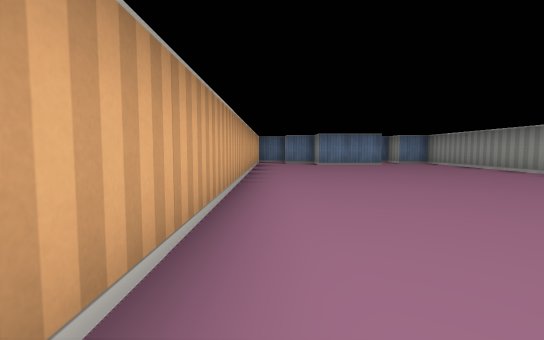
view 1 (above)

12 first-person views from a walk through a cub3D maze. The camera is about half as high as the walls, tilts 4° down and sees 85° across. The floor is counted in squares. Each view is taken from the middle of a square. On the plan, view 1 faces up. The plan holds only what a view shows up to about 9 squares ahead; the rest is blank.

view 2
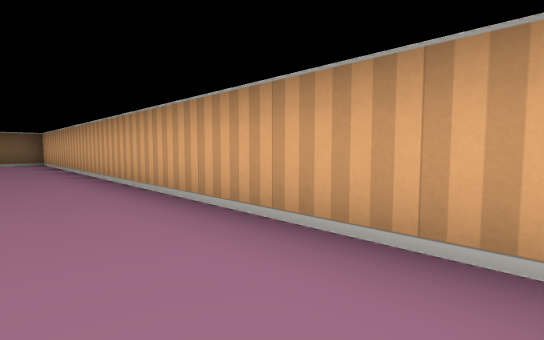

view 3
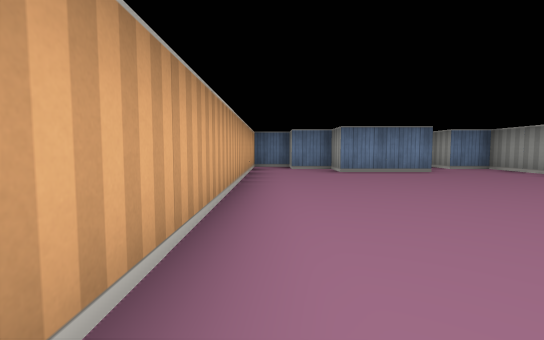

view 4
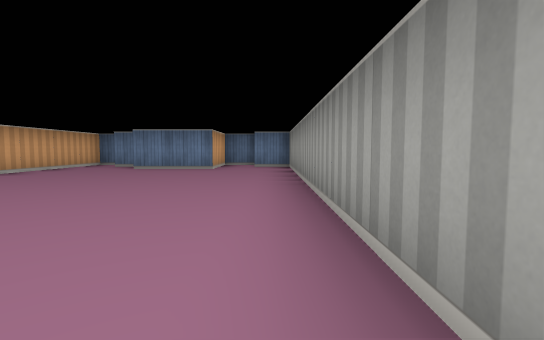

view 5
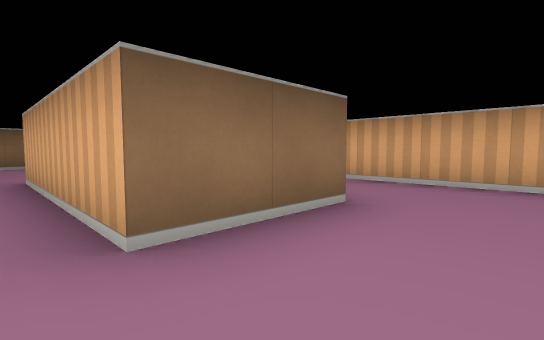

view 6
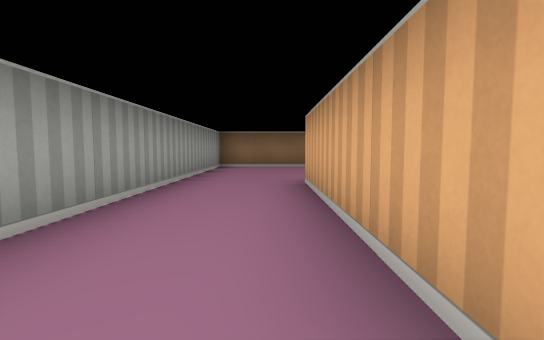

view 7
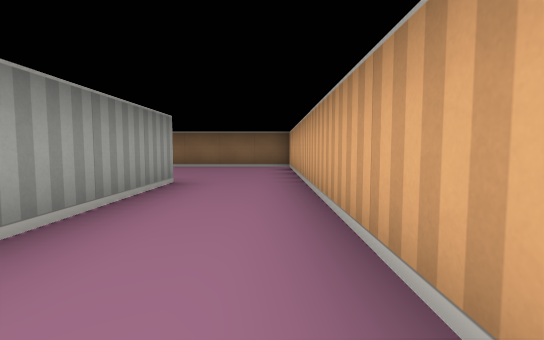

view 8
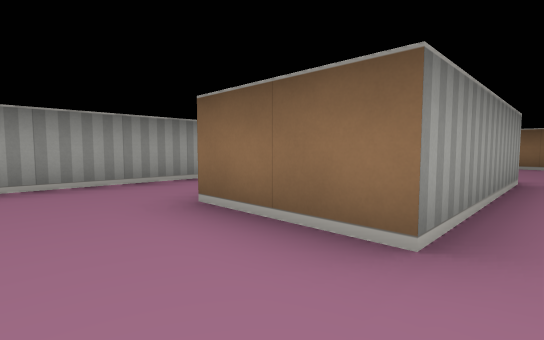

view 9
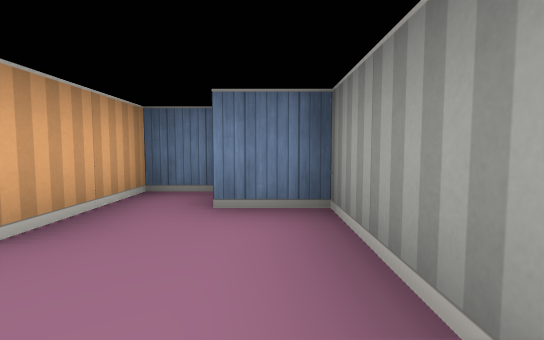

view 10
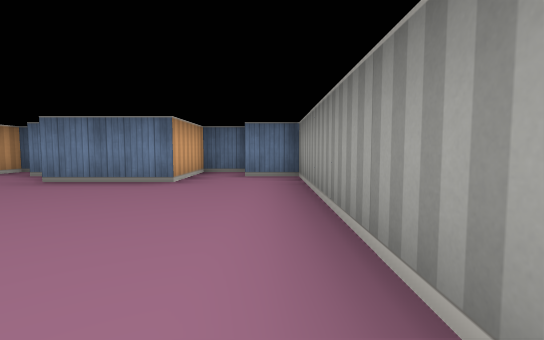

view 11
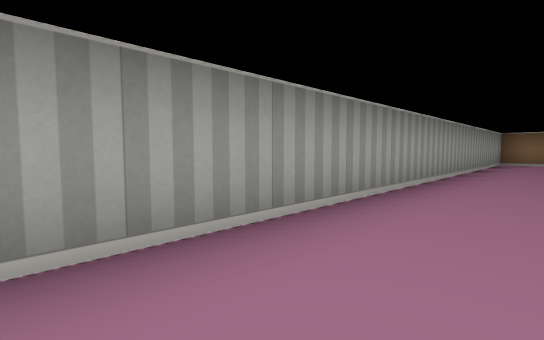

view 12
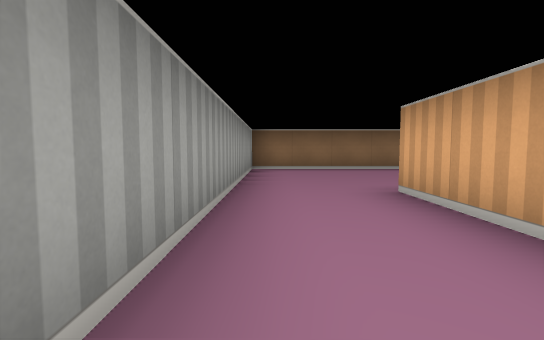

### Floor plan
Points are (right, up) in squares from view 1. A wall is a line through its corners. A room is listed if a view was taken in it or the views show most of it. See-through windows are left out.
Room 1 (views 1, 7, 12)
walls: (1.5, -3.5) (1.5, 0.5); (3.5, 0.5) (3.5, -3.5); (-0.5, 1.5) (-0.5, -7.5) (5.5, -7.5) (5.5, 0.5)
ways out: opening at (2.5, 0.2) to room 2
Room 2 (views 2, 3, 4, 5, 6, 8, 9, 10, 11)
walls: (1.5, 0.5) (3.5, 0.5); (5.5, 0.5) (5.5, 10.5) (4.5, 10.5) (4.5, 11.5) (3.5, 11.5) (3.5, 9.5) (1.5, 9.5) (1.5, 10.5) (0.5, 10.5) (0.5, 11.5) (-0.5, 11.5) (-0.5, 1.5)
ways out: opening at (2.5, 0.2) to room 1

Where each view was taken, in squares from view 1:
view 1: 0 up, 0 right, facing up
view 2: 4 up, 1 right, facing down-left
view 3: 3 up, 0 right, facing up
view 4: 2 up, 5 right, facing up
view 5: 2 up, 4 right, facing down-left
view 6: 1 up, 4 right, facing down
view 7: 1 up, 0 right, facing down
view 8: 2 up, 1 right, facing down-right
view 9: 8 up, 5 right, facing up
view 10: 5 up, 5 right, facing up
view 11: 4 up, 4 right, facing down-right
view 12: 0 up, 5 right, facing down
